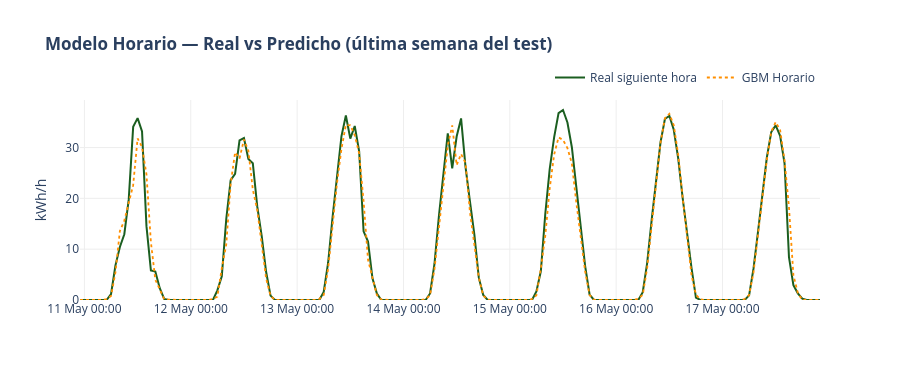
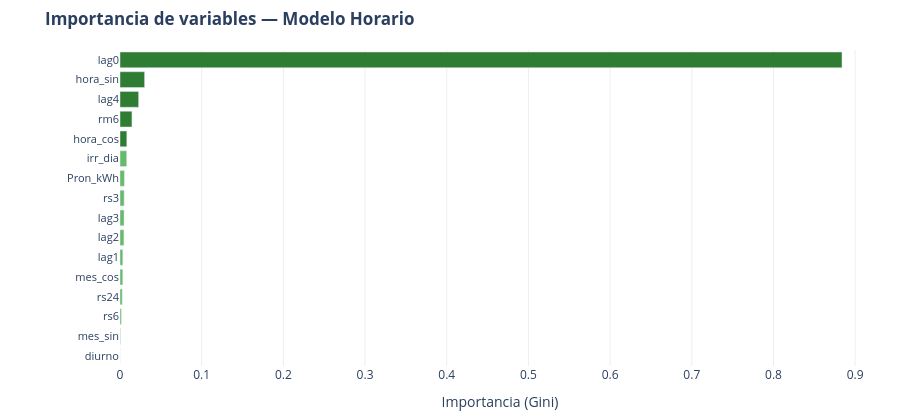

Notebook cell for these charts, in order:
### Code cell
# ── Gráfico 1A: Real vs Predicho (última semana del test) ──
ult = test_h.sort_values('Datetime').tail(24*7)

fig1a = go.Figure()
fig1a.add_trace(go.Scatter(x=ult['Datetime'], y=ult['Target'],
    line=dict(color=VERDE, width=2), name='Real siguiente hora'))
fig1a.add_trace(go.Scatter(x=ult['Datetime'], y=ult['pred'],
    line=dict(color=NARANJA, width=1.8, dash='dot'), name='GBM Horario'))
fig1a.update_layout(
    title='<b>Modelo Horario — Real vs Predicho (última semana del test)</b>',
    xaxis=dict(tickformat='%d %b %H:%M', showgrid=True, gridcolor='#eee'),
    yaxis=dict(title='kWh/h', rangemode='tozero', showgrid=True, gridcolor='#eee'),
    plot_bgcolor='white', height=380,
    legend=dict(orientation='h', yanchor='bottom', y=1.04, xanchor='right', x=1))
fig1a.show()

# ── Gráfico 1B: Importancia de features ──
imp_h = pd.Series(gbm_h.feature_importances_, index=FEATS_H).sort_values(ascending=True)
fig1b = go.Figure(go.Bar(
    x=imp_h.values, y=imp_h.index, orientation='h',
    marker_color=[VERDE_MED if i >= len(imp_h)-5 else VERDE_L for i in range(len(imp_h))]))
fig1b.update_layout(
    title='<b>Importancia de variables — Modelo Horario</b>',
    xaxis=dict(title='Importancia (Gini)', showgrid=True, gridcolor='#eee'),
    yaxis=dict(tickfont=dict(size=11)),
    plot_bgcolor='white', height=420, margin=dict(l=120,r=20,t=50,b=30))
fig1b.show()

### Figure 1 — Plotly figure (JSON) as saved in the notebook; plotly's stock layout.template omitted (floating-point values rounded to 4 significant figures; data arrays with more than 128 entries replaced by an {"elided": "..."} marker saying what was removed)
{"data": [{"line": {"color": "#1B5E20", "width": 2}, "name": "Real siguiente hora", "type": "scatter", "x": {"elided": "168 str values"}, "y": {"elided": "168 float values"}}, {"line": {"color": "#FF8F00", "dash": "dot", "width": 1.8}, "name": "GBM Horario", "type": "scatter", "x": {"elided": "168 str values"}, "y": {"elided": "168 float values"}}], "layout": {"height": 380, "legend": {"orientation": "h", "x": 1, "xanchor": "right", "y": 1.04, "yanchor": "bottom"}, "plot_bgcolor": "white", "title": {"text": "<b>Modelo Horario — Real vs Predicho (última semana del test)</b>"}, "xaxis": {"gridcolor": "#eee", "showgrid": true, "tickformat": "%d %b %H:%M"}, "yaxis": {"gridcolor": "#eee", "rangemode": "tozero", "showgrid": true, "title": {"text": "kWh/h"}}}}

### Figure 2 — Plotly figure (JSON) as saved in the notebook; plotly's stock layout.template omitted (floating-point values rounded to 4 significant figures)
{"data": [{"marker": {"color": ["#66BB6A", "#66BB6A", "#66BB6A", "#66BB6A", "#66BB6A", "#66BB6A", "#66BB6A", "#66BB6A", "#66BB6A", "#66BB6A", "#66BB6A", "#2E7D32", "#2E7D32", "#2E7D32", "#2E7D32", "#2E7D32"]}, "orientation": "h", "type": "bar", "x": [0.0, 0.0005318, 0.00168, 0.002719, 0.003373, 0.003448, 0.004794, 0.004987, 0.005098, 0.005376, 0.008195, 0.00835, 0.01463, 0.02281, 0.03011, 0.8839], "y": ["diurno", "mes_sin", "rs6", "rs24", "mes_cos", "lag1", "lag2", "lag3", "rs3", "Pron_kWh", "irr_dia", "hora_cos", "rm6", "lag4", "hora_sin", "lag0"]}], "layout": {"height": 420, "margin": {"b": 30, "l": 120, "r": 20, "t": 50}, "plot_bgcolor": "white", "title": {"text": "<b>Importancia de variables — Modelo Horario</b>"}, "xaxis": {"gridcolor": "#eee", "showgrid": true, "title": {"text": "Importancia (Gini)"}}, "yaxis": {"tickfont": {"size": 11}}}}
